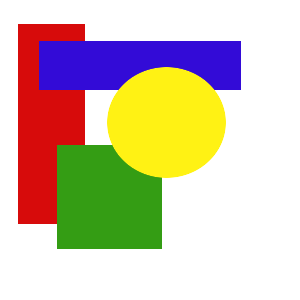
#> input picture Test.png, 300 x 300 px
$ python -i entropy.py   (imports and definitions only)
#> lines starting #> are read from the running program, lines starting #| are printed output that depends on the picture
import numpy as np
import matplotlib.pyplot as plt

def entropy_mono(img):
    mask=int(input("Entry size of square mask (for example 7): "))
    img_out=np.zeros_like(img)
    width=img.shape[0]
    height=img.shape[1]
    max_value=0
    min_value=255
    res_array=[]
    for i in range(height):
        for j in range(width):
            count_of_squares=0
            ix=j-((mask-1)/2)
            iy=i-((mask-1)/2)
            histogram=np.zeros(256)
            for ii in range(mask):
                for jj in range(mask):
                    if ix+ii >= 0 and ix+ii <width and iy+jj>=0 and iy+jj<height:
                        #print(ix+ii, iy+jj)
                        count_of_squares +=1
                        histogram[img[int(ix+ii),int(iy+jj)]] += 1

            histogram = histogram / count_of_squares
            histogram = list(filter(lambda px: px > 0, histogram))
            res=-np.sum(np.multiply(np.log2(histogram), histogram))
            if res>max_value:
                max_value=res
            if res<min_value:
                min_value=res
            res_array.append(res)

    #print(res_array)
    ix=0
    for i in range(height):
        for j in range(width):
            img_out[j,i]=(res_array[ix] - min_value)/(max_value - min_value)*255
            ix +=1

    return img_out


def entropy_color(img):
    mask=int(input("Entry size of square mask (for example 7): "))
    img_out=np.zeros_like(img)
    width=img.shape[0]
    height=img.shape[1]
    max_value=0
    min_value=255
    res_array=[]
    for i in range(height):
        for j in range(width):
            count_of_squares=0
            ix=j-((mask-1)/2)
            iy=i-((mask-1)/2)
            histR=np.zeros(256)
            histG=np.zeros(256)
            histB=np.zeros(256)
            for ii in range(mask):
                for jj in range(mask):
                    if ix+ii >= 0 and ix+ii <width and iy+jj>=0 and iy+jj<height:
                       # print(ix+ii, iy+jj)
                        count_of_squares +=1
                        histR[img[int(ix+ii),int(iy+jj),0]] += 1
                        histG[img[int(ix+ii),int(iy+jj),1]] += 1
                        histB[img[int(ix+ii),int(iy+jj),2]] += 1
            if count_of_squares == 0:
                print(i,j)
            histR = histR / count_of_squares
            #print(histR)
            histG = histG / count_of_squares
            histB = histB / count_of_squares
            histR = list(filter(lambda px: px > 0, histR))
            histG = list(filter(lambda px: px > 0, histG))
            histB = list(filter(lambda px: px > 0, histB))

            hist=histR+histG+histB

            res=-np.sum(np.multiply(np.log2(hist), hist))
            if res>max_value:
                max_value=res
            if res<min_value:
                min_value=res
            res_array.append(res)

    #print(res_array)
    ix=0
    for i in range(height):
        for j in range(width):
            img_out[j,i]=(res_array[ix] - min_value)/(max_value - min_value)*255
            ix +=1

    return img_out

>>> import cv2
>>> picture = cv2.imread('Test.png', cv2.IMREAD_GRAYSCALE)
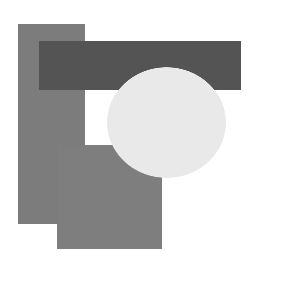
#> picture: shape (300, 300); min 84, max 255, mean 209.5
>>> result = entropy_color(picture)
#> the answer given: 100
#> (the run stopped early here; a loop or call above may not have finished)
